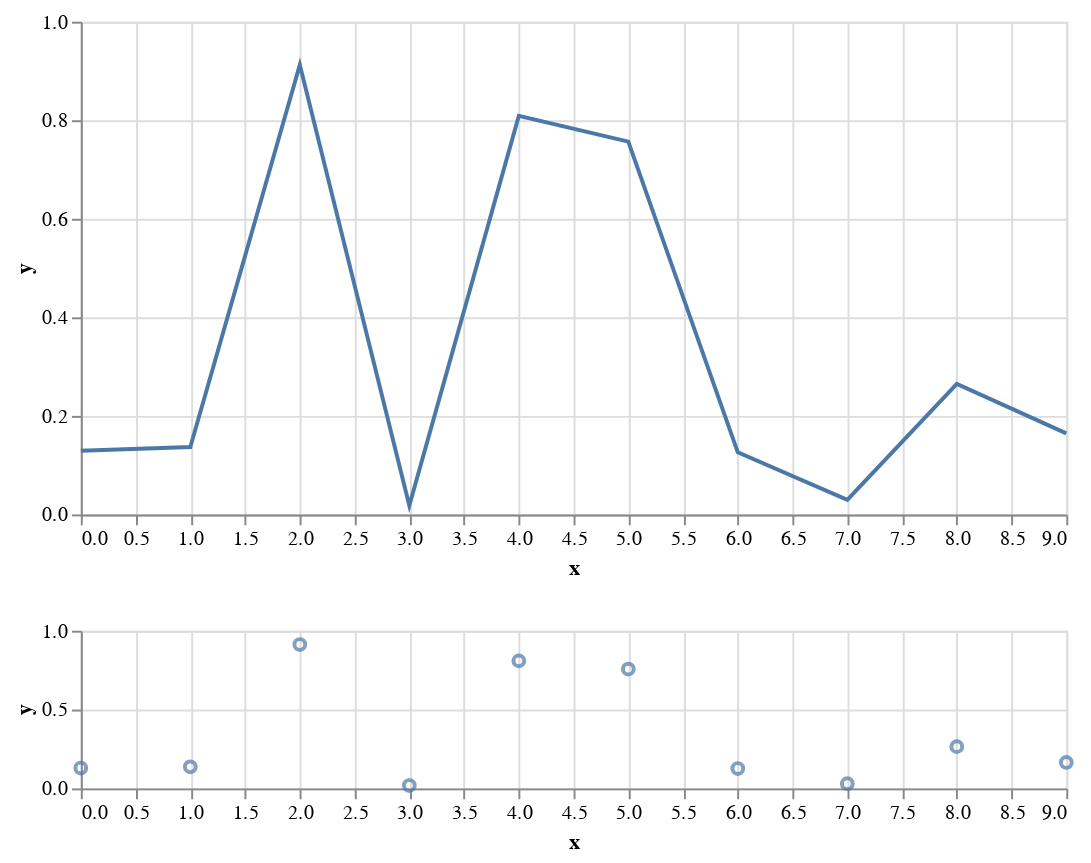

Here is the notebook cell this chart was saved with:
### Markdown cell above
### Vertikális összefűzés

### Code cell
upper = base.mark_line().properties(width=500, height=250)
lower = base.mark_point().properties(width=500, height=80)
upper & lower

### Figure 1 — Vega-Lite specification as saved in the notebook (floating-point values rounded to 4 significant figures)
{"config": {"view": {"continuousWidth": 400, "continuousHeight": 300}}, "vconcat": [{"mark": "line", "encoding": {"x": {"type": "quantitative", "field": "x"}, "y": {"type": "quantitative", "field": "y"}}, "height": 250, "width": 500}, {"mark": "point", "encoding": {"x": {"type": "quantitative", "field": "x"}, "y": {"type": "quantitative", "field": "y"}}, "height": 80, "width": 500}], "data": {"name": "data-1fc64a7de67628126971eff2122be915"}, "$schema": "https://vega.github.io/schema/vega-lite/v4.8.1.json", "datasets": {"data-1fc64a7de67628126971eff2122be915": [{"x": 0, "y": 0.1291}, {"x": 1, "y": 0.1368}, {"x": 2, "y": 0.9123}, {"x": 3, "y": 0.01809}, {"x": 4, "y": 0.8088}, {"x": 5, "y": 0.7567}, {"x": 6, "y": 0.1259}, {"x": 7, "y": 0.02969}, {"x": 8, "y": 0.2648}, {"x": 9, "y": 0.1644}]}}
